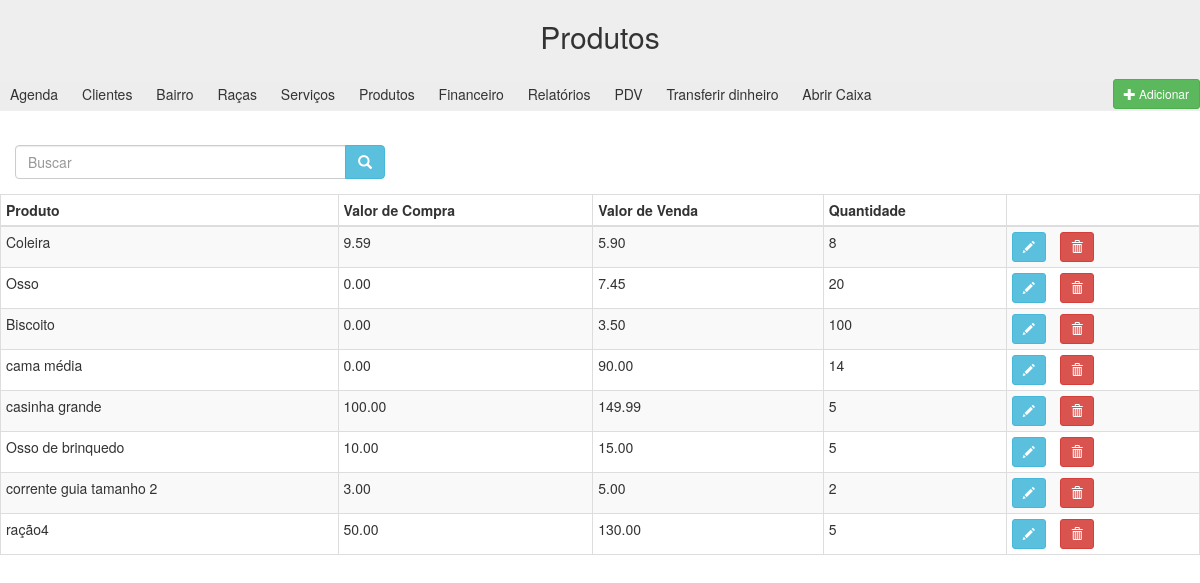
The page /view/product/ListProduct.php on the database its author committed.
### tables this page shows
CREATE TABLE `product` (
  `idProduct` int(10) UNSIGNED NOT NULL,
  `barcodeProduct` varchar(255) DEFAULT NULL,
  `nameProduct` varchar(255) DEFAULT NULL,
  `valuationProduct` decimal(10,2) DEFAULT NULL,
  `quantityProduct` int(10) UNSIGNED DEFAULT NULL,
  `valuationBuyProduct` decimal(10,2) DEFAULT '0.00'
);

### dao/ProductDAO.php (called while the page is built, shortened)
<?php
class ProductDAO
{
    private $sqlWhere = "";
    public function __construct()
    {
        $path = $_SERVER['DOCUMENT_ROOT'];
        include_once($path."/bichoensaboado/class/Conexao.php");
        include_once($path."/bichoensaboado/class/ProductClass.php");
    }
    public function addWhere($value)
    {
        $this->sqlWhere .= 'AND '.$value;
    }
    public function searchAll()
    {
        try {
            $sql = "SELECT * FROM product WHERE 1=1 ".$this->sqlWhere;
            $result = Conexao::getInstance()->query($sql);
            $list = $result->fetchAll(PDO::FETCH_ASSOC);
            $f_list = array();
            foreach ($list as $row) {
                $f_list[] = $this->showObject($row);
            }
            return $f_list;
        } catch (Exception $e) {
            print "Ocorreu um erro ao tentar executar esta ação, tente novamente mais tarde.";
        }
    }
    private function showObject($row)
    {
        $product = new ProductClass();
        $product->ProductClass(
          $row['idProduct'],
          $row['nameProduct'],
          $row['valuationProduct'],
          $row['quantityProduct'],
          $row['valuationBuyProduct'],
          $row['barcodeProduct']
        );
        return $product;
    }
}

### class/Conexao.php (called while the page is built, shortened)
 <?php
    $path = $_SERVER['DOCUMENT_ROOT'];
    class Conexao {
        public static $instance;
        public static function getInstance() {
            if (!isset(self::$instance)) {
                self::$instance = new PDO('mysql:host='.HOST_BD.';port='.PORT_BD.';dbname='.NAME_BD, USER_BD, KEY_BD);
                self::$instance->setAttribute(PDO::ATTR_ERRMODE, PDO::ERRMODE_EXCEPTION);
                self::$instance->setAttribute(PDO::ATTR_ORACLE_NULLS, PDO::NULL_EMPTY_STRING);
            }
            return self::$instance;
        }
    }
?>

### class/ProductClass.php (called while the page is built, shortened)
<?php
class ProductClass{
    function ProductClass($idProduct, $nameProduct, $valuationProduct, $quantityProduct, $valuationBuyProduct, $barcodeProduct){
         $this->idProduct = $idProduct;
         $this->nameProduct = $nameProduct;
         $this->valuationProduct = $valuationProduct;
         $this->quantityProduct = $quantityProduct;
         $this->valuationBuyProduct = $valuationBuyProduct;
    }
    public function __get($property) {
            if (property_exists($this, $property)) {
                return $this->$property;
            }
    }
}
?>

### view/product/ListProduct.php (the view, shortened to what this page needs)
<?php
    $path = $_SERVER['DOCUMENT_ROOT'];
    $search = $_POST['search'];
    include_once($path."/bichoensaboado/dao/ProductDAO.php");
    $productDao = new ProductDAO();
    if(empty($search)){
        $productDao->addWhere("quantityProduct > 0 ");
        $productList = $productDao->searchAll();
    }else{
        $productDao->addWhere("nameProduct LIKE '%".$search."%' ");
        $productList = $productDao->searchAll();
    }
?>
<!DOCTYPE html>
<html lang="pt-br">
    <head>
        <link rel="stylesheet" href="../../css/bootstrap-3.3.7-dist/css/bootstrap.css">
        <link rel="stylesheet" href="../../css/stylePages.css?v=<?=rand(100, 500)?>">
    </head>
    <body>
        <div class="jumbotron">
            <h2>Produtos</h2>
        </div>
        <?php
            include_once($path."/bichoensaboado/view/inc/inc.php");
        ?>
        <a href="SaveProduct.php" class='btn btn-success btn-sm'style="margin-top: -5.5%;float: right;">
            <span class='glyphicon glyphicon-plus'></span> Adicionar
        </a>
        <form role="form" method="POST">
            <div class="form-group col-xs-4 col-sm-4 col-lg-4 col-md-4">
                <div class="input-group">
                    <input type="text" class="form-control" id="searchBar" name="search" placeholder="Buscar" />
                    <span class="input-group-btn">
                        <button type="submit" class="btn btn-info" value="Buscar">
                            <span class="glyphicon glyphicon-search"></span>
                        </button>
                    </span>
                </div>
            </div>
        </form>
        <table border="1" id="tableDiary" class="table table-condensed table-striped table-bordered table-hover">
            <thead>
                <tr>
                    <th>Produto</th>
                    <th>Valor de Compra</th>
                    <th>Valor de Venda</th>
                    <th>Quantidade</th>
                    <th></th>
                </tr>
            </thead>
            <tbody>
                <?php
                    foreach($productList as $product){
                        echo "<td>";
                        echo $product->nameProduct;
                        echo "</td>";
                        echo "<td>";
                        echo $product->valuationBuyProduct;
                        echo "</td>";
                        echo "<td>";
                        echo $product->valuationProduct;
                        echo "</td>";
                        echo "<td>";
                        echo $product->quantityProduct;
                        echo "</td>";
                        echo "<td>";
                        echo "<a href='SaveProduct.php?idProduct=".$product->idProduct."' class='btn btn-info btn-sm'>";
                        echo "<span class='glyphicon glyphicon-pencil'></span>";
                        echo "</a>";
                        echo "<a onClick='deleteRegister(".$product->idProduct.", &quot;Product&quot;);' class='btn btn-danger btn-sm'>";
                        echo "<span class='glyphicon glyphicon-trash'></span>";
                        echo "</a>";
                        echo "</td>";
                    }
                ?>
            </tbody>
        </table>
    </body>
</html>

### css/stylePages.css (style rules this page uses)
h2 { text-align: center; }
.jumbotron { margin-top: -4%; }

### rows shown on the page
product: nameProduct "Coleira", valuationBuyProduct "9.59", valuationProduct "5.90", quantityProduct "8"
product: nameProduct "Osso", valuationBuyProduct "0.00", valuationProduct "7.45", quantityProduct "20"
product: nameProduct "Biscoito", valuationBuyProduct "0.00", valuationProduct "3.50", quantityProduct "100"
product: nameProduct "cama média", valuationBuyProduct "0.00", valuationProduct "90.00", quantityProduct "14"
product: nameProduct "casinha grande", valuationBuyProduct "100.00", valuationProduct "149.99", quantityProduct "5"
product: nameProduct "Osso de brinquedo", valuationBuyProduct "10.00", valuationProduct "15.00", quantityProduct "5"
product: nameProduct "corrente guia tamanho 2", valuationBuyProduct "3.00", valuationProduct "5.00", quantityProduct "2"
product: nameProduct "ração4", valuationBuyProduct "50.00", valuationProduct "130.00", quantityProduct "5"

### other values the page prints
$textLink "Abrir Caixa"
